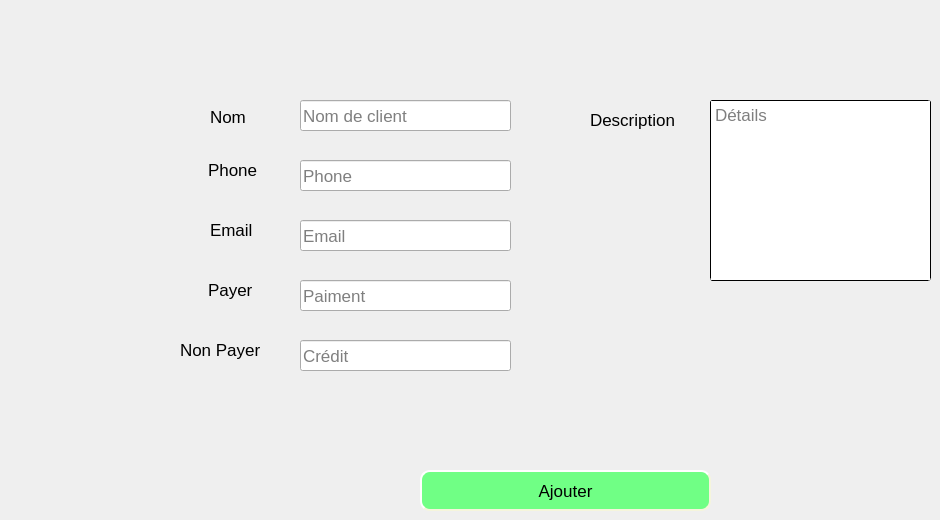
      <widget class="QWidget" name="tab_23">
       <attribute name="title">
        <string>Ajouter Client</string>
       </attribute>
       <widget class="QLabel" name="label_51">
        <property name="geometry">
         <rect>
          <x>210</x>
          <y>110</y>
          <width>47</width>
          <height>13</height>
         </rect>
        </property>
        <property name="font">
         <font>
          <pointsize>13</pointsize>
         </font>
        </property>
        <property name="text">
         <string>Nom</string>
        </property>
       </widget>
       <widget class="QLineEdit" name="lineEdit_36">
        <property name="geometry">
         <rect>
          <x>300</x>
          <y>100</y>
          <width>211</width>
          <height>31</height>
         </rect>
        </property>
        <property name="font">
         <font>
          <pointsize>13</pointsize>
         </font>
        </property>
        <property name="cursorPosition">
         <number>0</number>
        </property>
        <property name="placeholderText">
         <string>Nom de client</string>
        </property>
       </widget>
       <widget class="QLineEdit" name="lineEdit_37">
        <property name="geometry">
         <rect>
          <x>300</x>
          <y>160</y>
          <width>211</width>
          <height>31</height>
         </rect>
        </property>
        <property name="font">
         <font>
          <pointsize>13</pointsize>
         </font>
        </property>
        <property name="placeholderText">
         <string>Phone</string>
        </property>
       </widget>
       <widget class="QLineEdit" name="lineEdit_38">
        <property name="geometry">
         <rect>
          <x>300</x>
          <y>220</y>
          <width>211</width>
          <height>31</height>
         </rect>
        </property>
        <property name="font">
         <font>
          <pointsize>13</pointsize>
         </font>
        </property>
        <property name="text">
         <string/>
        </property>
        <property name="placeholderText">
         <string>Email</string>
        </property>
       </widget>
       <widget class="QLabel" name="label_52">
        <property name="geometry">
         <rect>
          <x>208</x>
          <y>160</y>
          <width>61</width>
          <height>20</height>
         </rect>
        </property>
        <property name="font">
         <font>
          <pointsize>13</pointsize>
         </font>
        </property>
        <property name="text">
         <string>Phone</string>
        </property>
       </widget>
       <widget class="QLabel" name="label_53">
        <property name="geometry">
         <rect>
          <x>210</x>
          <y>220</y>
          <width>51</width>
          <height>20</height>
         </rect>
        </property>
        <property name="font">
         <font>
          <pointsize>13</pointsize>
         </font>
        </property>
        <property name="text">
         <string>Email</string>
        </property>
       </widget>
       <widget class="QPlainTextEdit" name="plainTextEdit_3">
        <property name="geometry">
         <rect>
          <x>710</x>
          <y>100</y>
          <width>221</width>
          <height>181</height>
         </rect>
        </property>
        <property name="font">
         <font>
          <pointsize>13</pointsize>
         </font>
        </property>
        <property name="styleSheet">
         <string notr="true">border-style: outset;
border-width: 1px;
border-radius: 3px;</string>
        </property>
        <property name="placeholderText">
         <string>Détails</string>
        </property>
       </widget>
       <widget class="QLabel" name="label_56">
        <property name="geometry">
         <rect>
          <x>590</x>
          <y>110</y>
          <width>91</width>
          <height>20</height>
         </rect>
        </property>
        <property name="font">
         <font>
          <pointsize>13</pointsize>
         </font>
        </property>
        <property name="text">
         <string>Description</string>
        </property>
       </widget>
       <widget class="QPushButton" name="pushButton_43">
        <property name="geometry">
         <rect>
          <x>420</x>
          <y>470</y>
          <width>291</width>
          <height>41</height>
         </rect>
        </property>
        <property name="font">
         <font>
          <pointsize>13</pointsize>
         </font>
        </property>
        <property name="styleSheet">
         <string notr="true">QPushButton{
background-color: rgb(112, 255, 133);
border-style: outset;
border-width: 2px;
border-radius: 10px;
border-color: beige;
min-width: 10em;
padding: 6px;

}
QPushButton:hover:!pressed
{

	
	background-color: rgb(55, 217, 109);
}</string>
        </property>
        <property name="text">
         <string>Ajouter</string>
        </property>
        <property name="icon">
         <iconset resource="iconne.qrc">
          <normaloff>:/icone/add.png</normaloff>:/icone/add.png</iconset>
        </property>
       </widget>
       <widget class="QLabel" name="label_55">
        <property name="geometry">
         <rect>
          <x>180</x>
          <y>340</y>
          <width>81</width>
          <height>20</height>
         </rect>
        </property>
        <property name="font">
         <font>
          <pointsize>13</pointsize>
         </font>
        </property>
        <property name="text">
         <string>Non Payer</string>
        </property>
       </widget>
       <widget class="QLabel" name="label_59">
        <property name="geometry">
         <rect>
          <x>208</x>
          <y>280</y>
          <width>61</width>
          <height>20</height>
         </rect>
        </property>
        <property name="font">
         <font>
          <pointsize>13</pointsize>
         </font>
        </property>
        <property name="text">
         <string>Payer</string>
        </property>
       </widget>
       <widget class="QLineEdit" name="lineEdit_39">
        <property name="geometry">
         <rect>
          <x>300</x>
          <y>280</y>
          <width>211</width>
          <height>31</height>
         </rect>
        </property>
        <property name="font">
         <font>
          <pointsize>13</pointsize>
         </font>
        </property>
        <property name="placeholderText">
         <string>Paiment</string>
        </property>
       </widget>
       <widget class="QLineEdit" name="lineEdit_40">
        <property name="geometry">
         <rect>
          <x>300</x>
          <y>340</y>
          <width>211</width>
          <height>31</height>
         </rect>
        </property>
        <property name="font">
         <font>
          <pointsize>13</pointsize>
         </font>
        </property>
        <property name="text">
         <string/>
        </property>
        <property name="placeholderText">
         <string>Crédit</string>
        </property>
       </widget>
      </widget>
